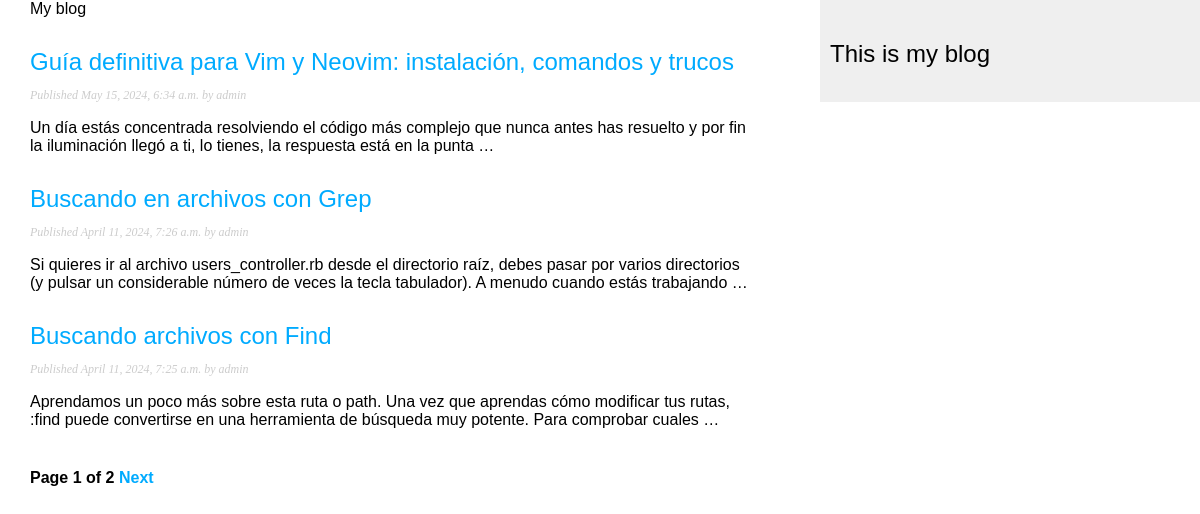
Screenshot of /blog/ with the database file from the repository.
### blog/models.py (models this page shows, shortened)
class Post(models.Model):
    STATUS_CHOICES = {
        ('draft', 'Draft'),
        ('published', 'Published'),
    }
    tittle = models.CharField(max_length=250, verbose_name="titulo")
    slug = models.SlugField(max_length=250, unique_for_date='publish', \
                            verbose_name="urlAbreviada")
    author = models.ForeignKey(User, on_delete=models.CASCADE, \
                               related_name='user_posts')
    body = models.TextField(verbose_name="")
    publish = models.DateTimeField(default=timezone.now, \
                                   verbose_name="publicar")
    created = models.DateTimeField(auto_now_add=True, verbose_name="creado")
    updated = models.DateTimeField(auto_now=True, verbose_name="actualizado")
    status = models.CharField(max_length=10, choices=STATUS_CHOICES, \
                              default='draft', verbose_name="estado")
    objects = models.Manager() # gestor por defecto
    published = PublishedManager() # nuevo gestor
    draft = DraftManager()
    class Meta:
        ordering = ('-publish',)
    def get_absolute_url(self):
        return reverse('blog:post_detail',
                       args=[self.publish.year,
                             self.publish.month,
                             self.publish.day,
                             self.slug])

### blog/views.py (the view)
# urls.py: path('', views.post_list, name='post_list'),
def post_list(request):
    objects_list = Post.published.all()
    paginator = Paginator(objects_list, 3)
    page = request.GET.get('page')
    try:
        posts = paginator.page(page)
    except PageNotAnInteger:
        posts = paginator.page(1)
    except EmptyPage:
        posts = paginator.page(paginator.num_pages)
    return render(request, 'blog/post/list.html', { 'page': page, 'posts':posts })

### blog/models.py (called while the page is built)
    def get_queryset(self):
        return super(PublishedManager, self).get_queryset().filter(status="published")

### blog/templates/blog/post/list.html (shortened to what this page needs)
{% extends "blog/base.html" %}
{% block content %}
    <h>My blog</h>
    {% for post in posts %}
        <h2>
            <a href="{{post.get_absolute_url}}">
                {{post.tittle}}
            </a>
        </h2>
        <p class="date">
            Published {{ post.publish }} by {{post.author}}
        </p>
        {{post.body|truncatewords:30|linebreaks}}
    {% endfor %}
    {% include "pagination.html" with page=posts %}
{% endblock content %}

### blog/templates/blog/base.html (shortened to what this page needs)
{% load static %}
<!DOCTYPE html>
<html lang="en">
  <head>
    <link href="{% static 'css/blog.css' %}" rel="stylesheet" />
  </head>
  <body>
    <div id="content">
      {% block content %}
      {% endblock %}
    </div>
    <div id="sidebar">
        <h2>
            <p>This is my blog</p>
        </h2>
    </div>
  </body>
</html>

### blog/templates/pagination.html (shortened to what this page needs)
<div class="pagination">
    <span class="step-links">
        <span class="current">
            Page {{ page.number }} of {{ page.paginator.num_pages }}
        </span>
        {% if page.has_next %}
            <a href="?page={{ page.next_page_number }}">Next</a>
        {% endif %}
    </span>
</div>

### blog/static/css/blog.css (style rules this page uses)
body { margin:0; padding:0; font-family:helvetica, sans-serif; }
a { color:#00abff; text-decoration:none; }
h2 { font-weight:normal; margin:30px 0 0; }
#content { float:left; width:60%; padding:0 0 0 30px; }
#sidebar { float:right; width:30%; padding:10px; background:#efefef; height:100%; }
p.date { color:#ccc; font-family: georgia, serif; font-size: 12px; font-style: italic; }
.pagination { margin:40px 0; font-weight:bold; }

### rows the page displays
Post: tittle "Guía definitiva para Vim y Neovim: instalación, comandos y trucos", publish "May 15, 2024, 6:34 a.m.", author "admin", body "Un día estás concentrada resolviendo el código más complejo que nunca antes has resuelto y por fin la iluminación llegó a ti, lo tienes, la respuesta está en la punta …"
Post: tittle "Buscando en archivos con Grep", publish "April 11, 2024, 7:26 a.m.", author "admin", body "Si quieres ir al archivo users_controller.rb desde el directorio raíz, debes pasar por varios directorios (y pulsar un considerable número de veces la tecla tabulador). A menudo cuando estás trabajando …"
Post: tittle "Buscando archivos con Find", publish "April 11, 2024, 7:25 a.m.", author "admin", body "Aprendamos un poco más sobre esta ruta o path. Una vez que aprendas cómo modificar tus rutas, :find puede convertirse en una herramienta de búsqueda muy potente. Para comprobar cuales …"

### other values shown
{{ page.number }} "1"
{{ page.paginator.num_pages }} "2"
